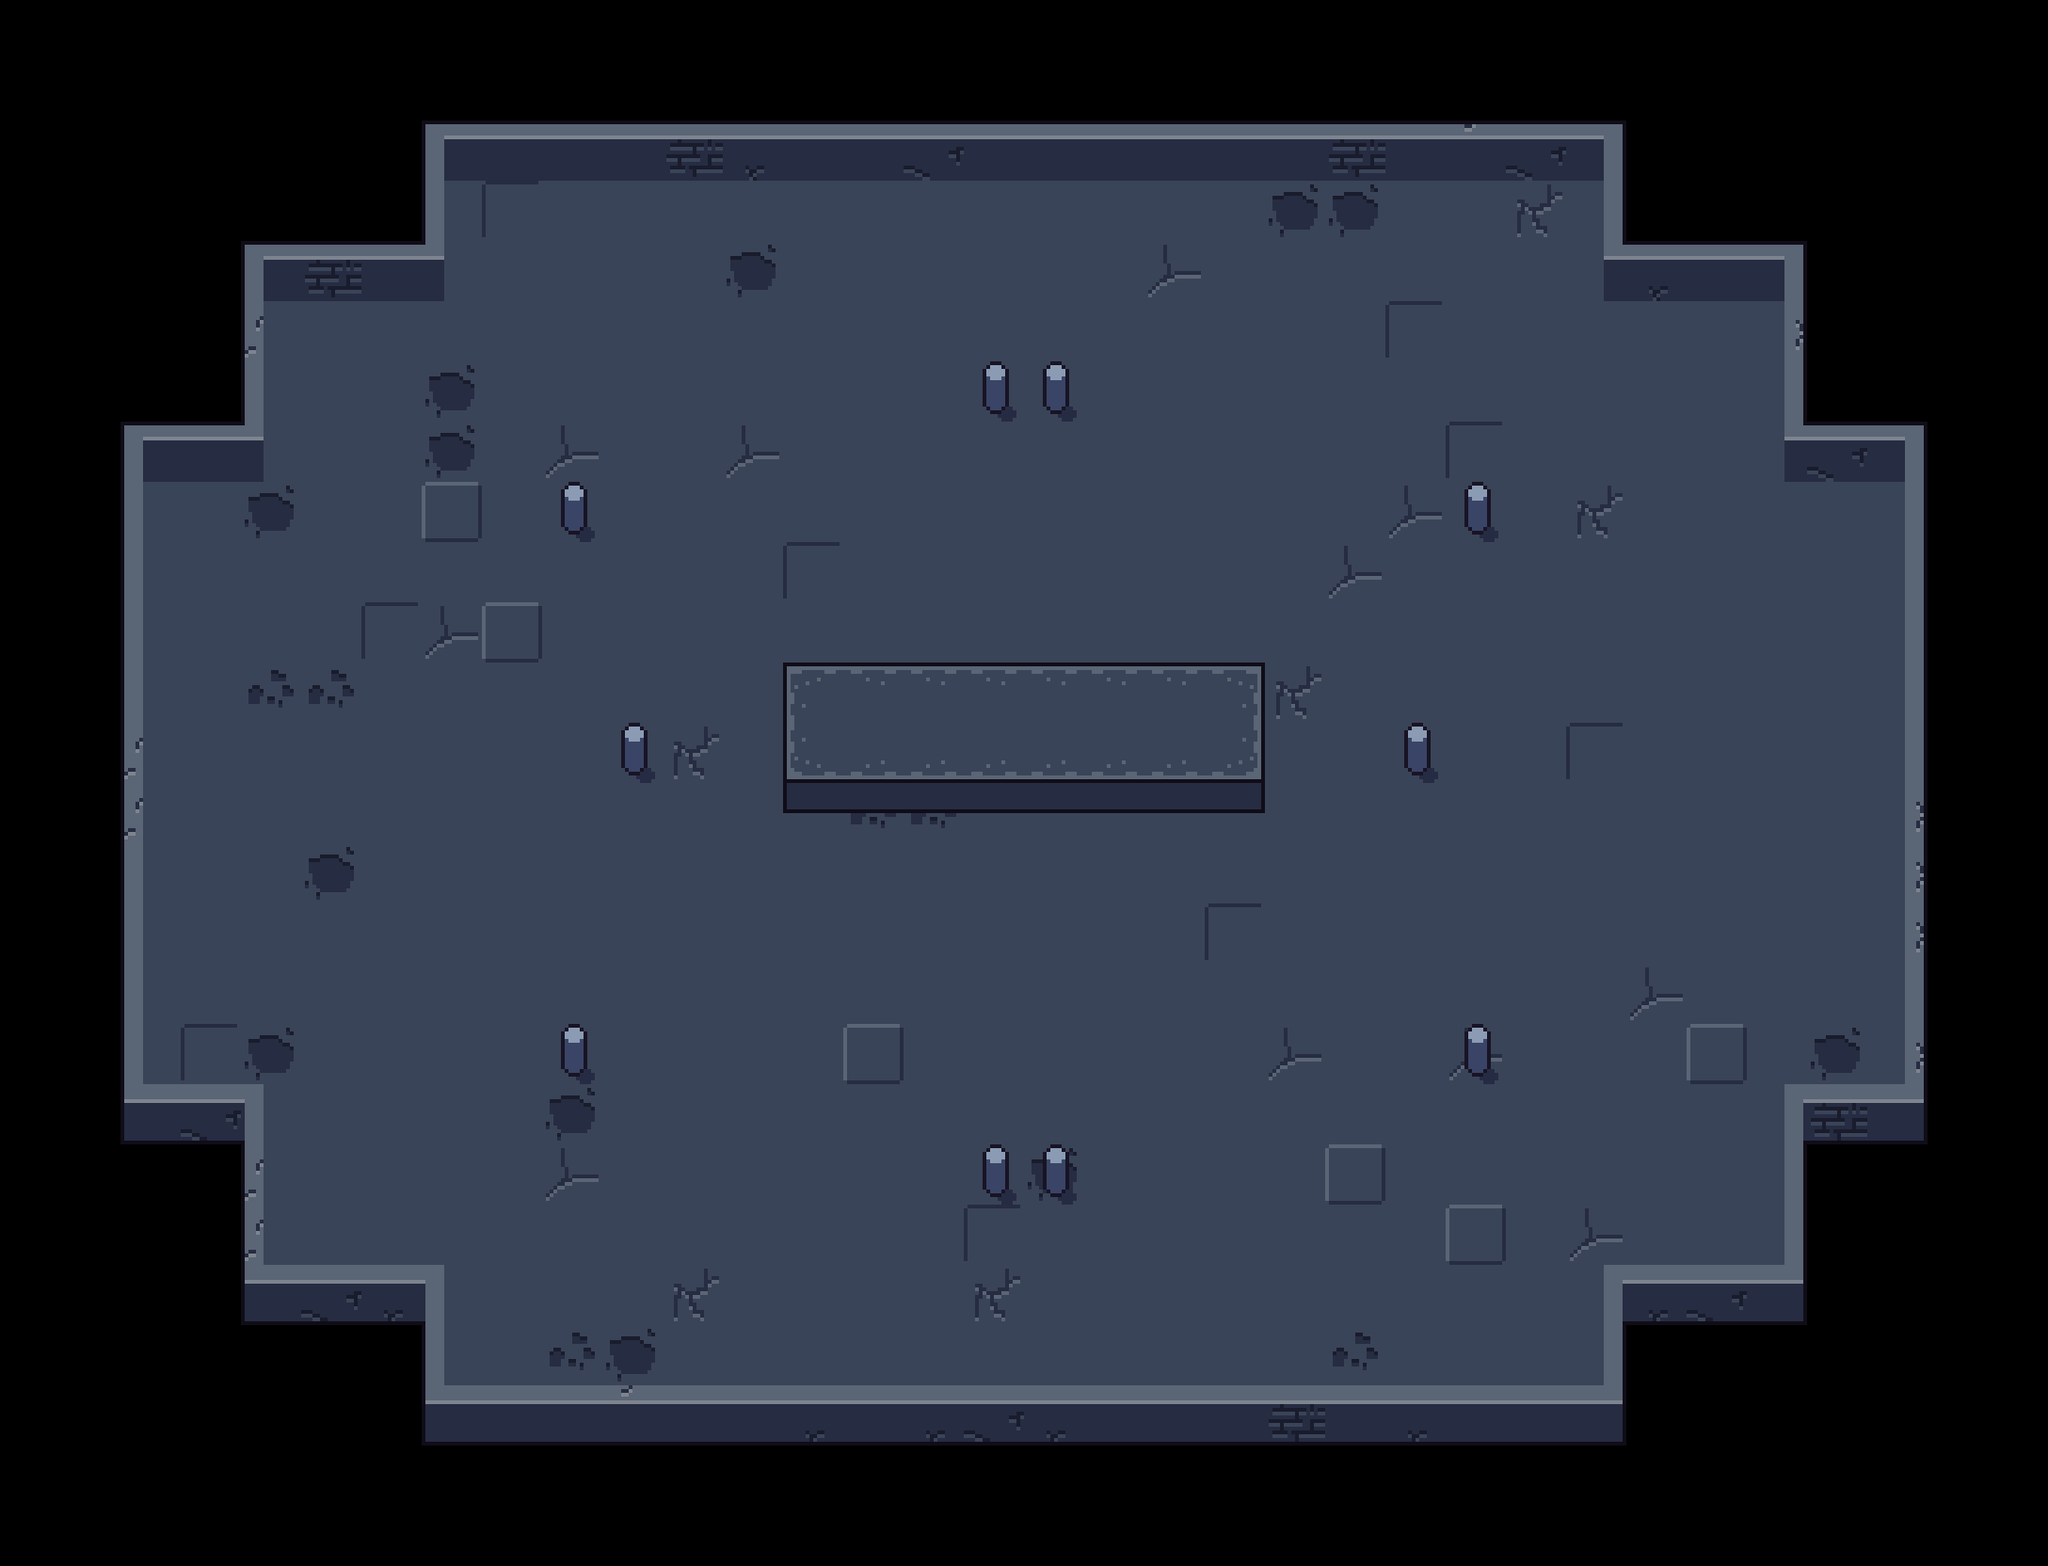

Tiled map render using the project's own tile images. Description and the map definition, with tile-layer contents summarised, below:
An orthogonal 34x26 tile map with 64x64 px tiles, 3 tile layers (Background, Walls, Decoration 1) and 95 objects.

<map version="1.10" tiledversion="1.12.2" orientation="orthogonal" renderorder="right-down" width="34" height="26" tilewidth="64" tileheight="64" infinite="0" nextlayerid="6" nextobjectid="96">
 <tileset firstgid="1" source="../Tilesets/Test.tsx" />
 <layer id="1" name="Background" width="34" height="26">
  <data>[884 cells, 496 non-empty, 7 distinct tile ids]</data>
 </layer>
 <layer id="4" name="Walls" width="34" height="26">
  <data>[884 cells, 100 non-empty, 24 distinct tile ids]</data>
 </layer>
 <layer id="2" name="Decoration 1" width="34" height="26">
  <data>[884 cells, 34 non-empty, 10 distinct tile ids]</data>
 </layer>
 <objectgroup id="3" name="Collisions">
  <object id="1" x="448" y="128" width="1280" height="64">
   <properties>
    <property name="Seeable" type="bool" value="false" />
   </properties>
  </object>
  <object id="2" x="448" y="192" width="24" height="128">
   <properties>
    <property name="Seeable" type="bool" value="false" />
   </properties>
  </object>
  <object id="3" x="1704" y="192" width="24" height="128">
   <properties>
    <property name="Seeable" type="bool" value="false" />
   </properties>
  </object>
  <object id="4" x="256" y="256" width="192" height="64">
   <properties>
    <property name="Seeable" type="bool" value="false" />
   </properties>
  </object>
  <object id="5" x="1728" y="256" width="192" height="64">
   <properties>
    <property name="Seeable" type="bool" value="false" />
   </properties>
  </object>
  <object id="6" x="256" y="320" width="24" height="192">
   <properties>
    <property name="Seeable" type="bool" value="false" />
   </properties>
  </object>
  <object id="7" x="1896" y="320" width="24" height="192">
   <properties>
    <property name="Seeable" type="bool" value="false" />
   </properties>
  </object>
  <object id="8" x="128" y="448" width="128" height="64">
   <properties>
    <property name="Seeable" type="bool" value="false" />
   </properties>
  </object>
  <object id="9" x="1920" y="448" width="128" height="64">
   <properties>
    <property name="Seeable" type="bool" value="false" />
   </properties>
  </object>
  <object id="10" x="128" y="512" width="24" height="640">
   <properties>
    <property name="Seeable" type="bool" value="false" />
   </properties>
  </object>
  <object id="11" x="2024" y="512" width="24" height="640">
   <properties>
    <property name="Seeable" type="bool" value="false" />
   </properties>
  </object>
  <object id="12" x="128" y="1152" width="128" height="64">
   <properties>
    <property name="Seeable" type="bool" value="false" />
   </properties>
  </object>
  <object id="13" x="256" y="1152" width="24" height="192">
   <properties>
    <property name="Seeable" type="bool" value="false" />
   </properties>
  </object>
  <object id="14" x="1896" y="1152" width="24" height="192">
   <properties>
    <property name="Seeable" type="bool" value="false" />
   </properties>
  </object>
  <object id="15" x="1920" y="1152" width="128" height="64">
   <properties>
    <property name="Seeable" type="bool" value="false" />
   </properties>
  </object>
  <object id="16" x="256" y="1344" width="192" height="64">
   <properties>
    <property name="Seeable" type="bool" value="false" />
   </properties>
  </object>
  <object id="17" x="448" y="1344" width="24" height="128">
   <properties>
    <property name="Seeable" type="bool" value="false" />
   </properties>
  </object>
  <object id="18" x="1704" y="1344" width="24" height="128">
   <properties>
    <property name="Seeable" type="bool" value="false" />
   </properties>
  </object>
  <object id="19" x="1728" y="1344" width="192" height="64">
   <properties>
    <property name="Seeable" type="bool" value="false" />
   </properties>
  </object>
  <object id="20" x="448" y="1472" width="1280" height="64">
   <properties>
    <property name="Seeable" type="bool" value="false" />
   </properties>
  </object>
  <object id="21" x="596" y="536" width="28" height="36">
   <properties>
    <property name="Seeable" type="bool" value="false" />
   </properties>
  </object>
  <object id="22" x="1556" y="536" width="28" height="36">
   <properties>
    <property name="Seeable" type="bool" value="false" />
   </properties>
  </object>
  <object id="23" x="596" y="1112" width="28" height="36">
   <properties>
    <property name="Seeable" type="bool" value="false" />
   </properties>
  </object>
  <object id="24" x="1556" y="1112" width="28" height="36">
   <properties>
    <property name="Seeable" type="bool" value="false" />
   </properties>
  </object>
  <object id="25" x="660" y="792" width="28" height="36">
   <properties>
    <property name="Seeable" type="bool" value="false" />
   </properties>
  </object>
  <object id="26" x="1492" y="792" width="28" height="36">
   <properties>
    <property name="Seeable" type="bool" value="false" />
   </properties>
  </object>
  <object id="27" x="1044" y="408" width="28" height="36">
   <properties>
    <property name="Seeable" type="bool" value="false" />
   </properties>
  </object>
  <object id="28" x="1108" y="408" width="28" height="36">
   <properties>
    <property name="Seeable" type="bool" value="false" />
   </properties>
  </object>
  <object id="29" x="1044" y="1240" width="28" height="36">
   <properties>
    <property name="Seeable" type="bool" value="false" />
   </properties>
  </object>
  <object id="30" x="1108" y="1240" width="28" height="36">
   <properties>
    <property name="Seeable" type="bool" value="false" />
   </properties>
  </object>
  <object id="31" x="832" y="704" width="512" height="160">
   <properties>
    <property name="Seeable" type="bool" value="false" />
   </properties>
  </object>
 </objectgroup>
 <objectgroup id="5" name="Collision Lines">
  <object id="32" x="448" y="192" width="1280" height="1">
   <properties>
    <property name="Seeable" type="bool" value="false" />
   </properties>
  </object>
  <object id="33" x="472" y="192" height="128" width="1">
   <properties>
    <property name="Seeable" type="bool" value="false" />
   </properties>
  </object>
  <object id="34" x="1704" y="192" height="128" width="1">
   <properties>
    <property name="Seeable" type="bool" value="false" />
   </properties>
  </object>
  <object id="35" x="256" y="320" width="192" height="1">
   <properties>
    <property name="Seeable" type="bool" value="false" />
   </properties>
  </object>
  <object id="36" x="1728" y="320" width="192" height="1">
   <properties>
    <property name="Seeable" type="bool" value="false" />
   </properties>
  </object>
  <object id="37" x="280" y="320" height="192" width="1">
   <properties>
    <property name="Seeable" type="bool" value="false" />
   </properties>
  </object>
  <object id="38" x="1896" y="320" height="192" width="1">
   <properties>
    <property name="Seeable" type="bool" value="false" />
   </properties>
  </object>
  <object id="39" x="128" y="512" width="128" height="1">
   <properties>
    <property name="Seeable" type="bool" value="false" />
   </properties>
  </object>
  <object id="40" x="1920" y="512" width="128" height="1">
   <properties>
    <property name="Seeable" type="bool" value="false" />
   </properties>
  </object>
  <object id="41" x="152" y="512" height="640" width="1">
   <properties>
    <property name="Seeable" type="bool" value="false" />
   </properties>
  </object>
  <object id="42" x="2024" y="512" height="640" width="1">
   <properties>
    <property name="Seeable" type="bool" value="false" />
   </properties>
  </object>
  <object id="43" x="128" y="1152" width="128" height="1">
   <properties>
    <property name="Seeable" type="bool" value="false" />
   </properties>
  </object>
  <object id="44" x="280" y="1152" height="192" width="1">
   <properties>
    <property name="Seeable" type="bool" value="false" />
   </properties>
  </object>
  </objectgroup>
</map>
<!-- 51 of 95 objects omitted -->
